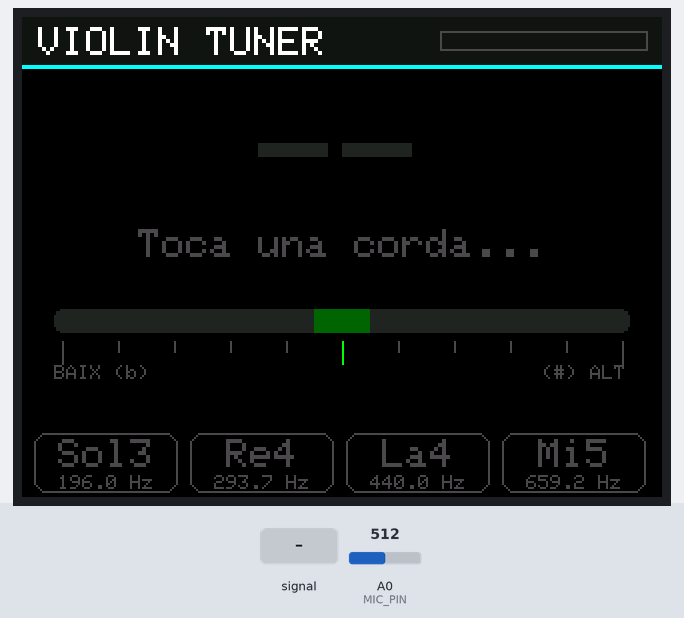
This sketch was run on a simulated ESP8266 (Wemos D1 mini). On the bench: 320×240 colour display. The test bench sets the inputs (shaded band); at power-on: A0 (MIC_PIN) = 512. What the sketch prints to the serial monitor is not drawn.

Above: at 1.5 s.
1.6 s: A0 (MIC_PIN) fed a 200 Hz sine of ±81 counts around its level
At 3.3 s:
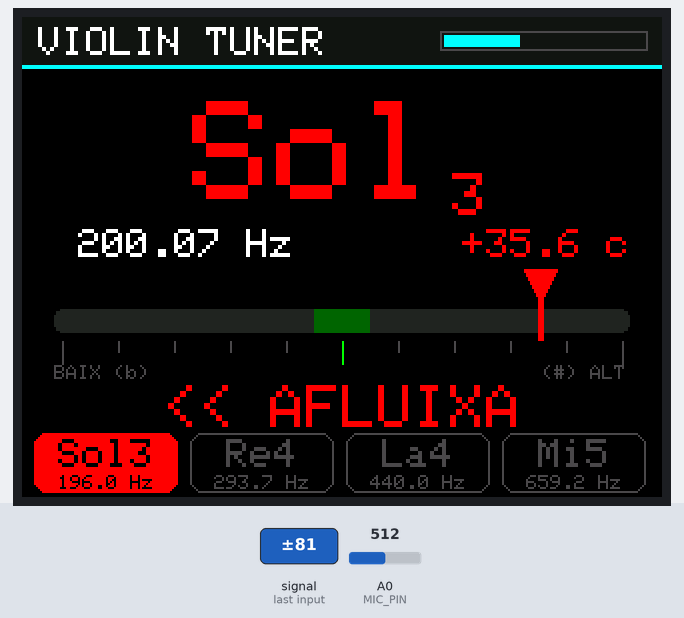
4.2 s: A0 (MIC_PIN) fed a 1000 Hz sine of ±255 counts around its level
At 5.2 s:
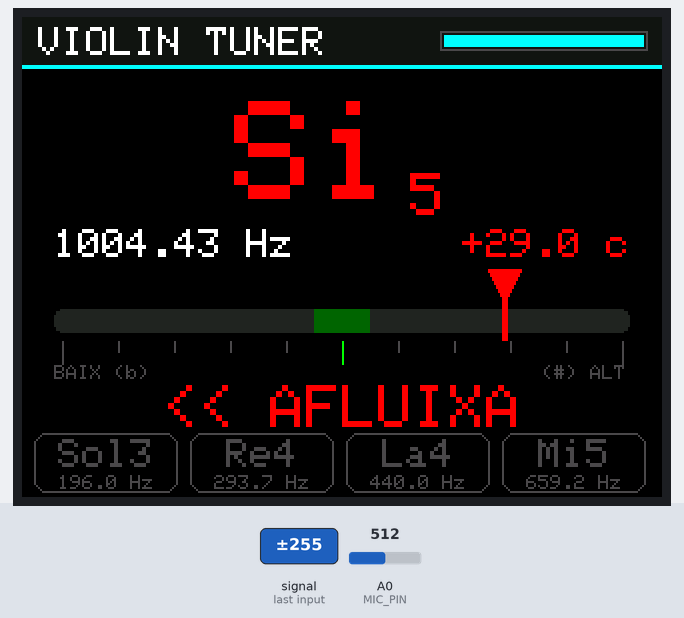
6.9 s: A0 (MIC_PIN) fed a 200 Hz sine of ±81 counts around its level
At 9.06 s:
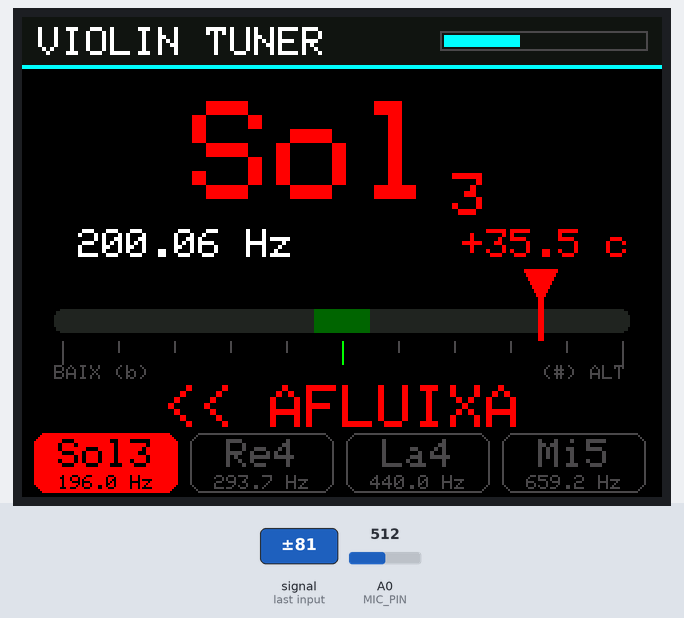
9.9 s: A0 (MIC_PIN) set to 716
At 10.5 s:
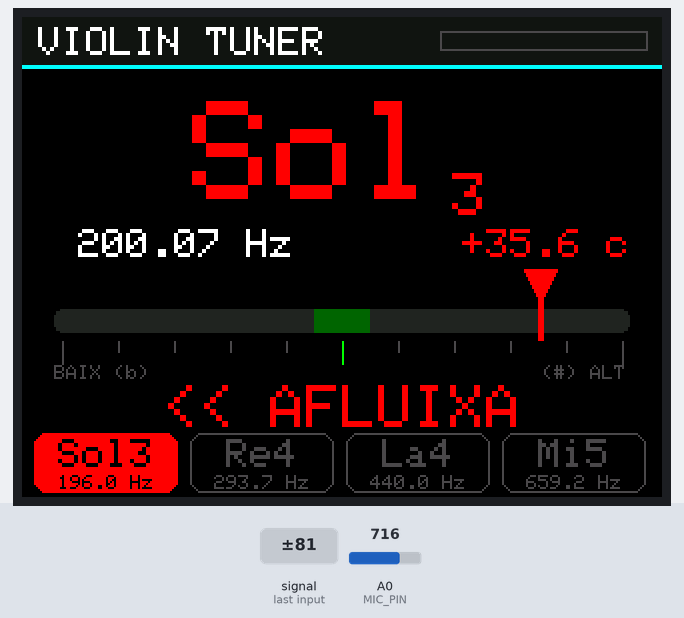
11.5 s: A0 (MIC_PIN) set to 900
At 11.59 s:
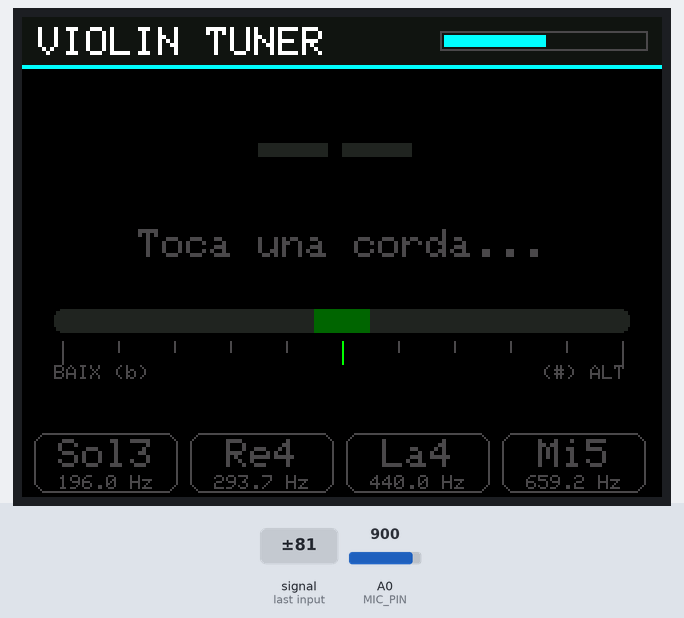
13.1 s: A0 (MIC_PIN) set to 1023
Timing chart, 0 to 15.8 s (numbered marks = the images above; inputs shaded):
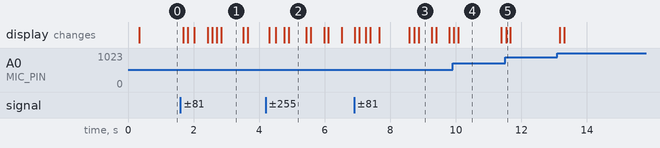

Measured:
- after the input at 1.6 s, the display: first changes after 0.08 s (image 1 shows a later state)
- after the input at 4.2 s, the display: first changes after 0.10 s (image 2 shows a later state)
- after the input at 11.5 s, the display: changes at once (image 5)
- what the display in image 1 shows lasts 0.7 s, from 2.8 s to 3.5 s
- what the display in image 4 shows lasts 1.3 s, from 10.1 s to 11.4 s

The sketch:

violin_tuner_esp8266.ino
```cpp
/*
 * Violin tuner for ESP8266 + FC-109 (MAX9812) microphone module
 *
 * Wiring (NodeMCU / Wemos D1 mini, which have a 0-3.3 V divider on A0):
 *   FC-109 VCC -> 3V3
 *   FC-109 GND -> GND
 *   FC-109 OUT -> A0
 * On a bare ESP-12 module A0 only accepts 0-1 V: add a divider first.
 *
 * TFT 2.4" 240x320 (TJCTM24024, ILI9341 controller, SPI):
 *   TFT VCC -> 3V3     TFT GND   -> GND     TFT LED -> 3V3
 *   TFT SCK -> D5 (GPIO14)   TFT SDI/MOSI -> D7 (GPIO13)
 *   TFT CS  -> D8 (GPIO15)   TFT DC/RS    -> D2 (GPIO4)
 *   TFT RESET -> D1 (GPIO5)  (SDO/MISO and the touch pins are not used)
 *
 * Output: Serial Monitor, plus a graphical tuner on the TFT (note, cents meter, strings).
 * Pitch detection: YIN algorithm with parabolic interpolation.
 */

#include <ESP8266WiFi.h>
#include <math.h>
#include <SPI.h>
#include <Adafruit_GFX.h>
#include <Adafruit_ILI9341.h>

// ---------- Settings ----------
const int   MIC_PIN     = A0;
const float TARGET_FS   = 10000.0f;  // target sample rate (Hz)
const int   N           = 1024;      // samples per frame (~100 ms)
const int   W           = N / 2;     // YIN integration window
const float MIN_FREQ    = 150.0f;    // a bit below G3 (196 Hz)
const float MAX_FREQ    = 1100.0f;   // well above E5 (659 Hz)
const float YIN_THRESH  = 0.15f;     // lower = stricter
const float YIN_LOOSE   = 0.35f;     // fallback: accept the deepest dip if below this
const float SILENCE_RMS = 8.0f;      // in ADC counts; raise if it reacts to room noise
const int   MAX_TAU_CAP = 128;

const int TFT_CS  = 15;  // D8
const int TFT_DC  = 4;   // D2
const int TFT_RST = 5;   // D1

// ---------- Buffers ----------
int16_t buf[N];
float   yin[MAX_TAU_CAP + 1];
float   lastDip = 1.0f;   // deepest YIN dip of the last frame (diagnostics)

const char* NOTE_NAMES[12] = {"Do", "Do#", "Re", "Re#", "Mi", "Fa",
                              "Fa#", "Sol", "Sol#", "La", "La#", "Si"};

// ---------- TFT user interface (landscape 320x240) ----------
const uint16_t C_BG    = 0x0000;
const uint16_t C_HDR   = 0x10A2;
const uint16_t C_DIM   = 0x4A49;
const uint16_t C_TEXT  = 0xFFFF;
const uint16_t C_TRACK = 0x2124;
const uint16_t C_ACC   = 0x07FF;
const uint16_t ZONE_COLOR[3] = {0x07E0, 0xFE60, 0xF800};  // in tune / close / off

const int   METER_Y   = 126;           // top of the meter area
const float PX_CENT   = 2.8f;          // meter pixels per cent
const int   STR_Y     = 208;
const int   STRINGS   = 4;
const char* STR_NAME[STRINGS] = {"Sol3", "Re4", "La4", "Mi5"};
const float STR_FREQ[STRINGS] = {196.00f, 293.66f, 440.00f, 659.25f};
const int   STR_MIDI[STRINGS] = {55, 62, 69, 76};

Adafruit_ILI9341 tft(TFT_CS, TFT_DC, TFT_RST);

// What is currently drawn, so only the parts that changed are repainted.
int  shownMidi = -1000, shownZone = -1, shownNeedle = -1000, shownString = -2;
int  shownLevel = -1, shownHint = -1;
char shownFreq[16] = "", shownCents[16] = "";

void drawCentered(const char* txt, int cx, int y, int size, uint16_t fg, uint16_t bg) {
  int w = 6 * size * strlen(txt);
  tft.setTextSize(size);
  tft.setTextColor(fg, bg);
  tft.setCursor(cx - w / 2, y);
  tft.print(txt);
}

void drawHeader() {
  tft.fillRect(0, 0, 320, 24, C_HDR);
  tft.fillRect(0, 24, 320, 2, C_ACC);
  tft.setTextSize(2);
  tft.setTextColor(C_TEXT, C_HDR);
  tft.setCursor(8, 5);
  tft.print("VIOLIN TUNER");
  tft.drawRect(209, 7, 104, 10, C_DIM);
}

void drawLevel(float rms) {
  int w = constrain((int)(rms / 150.0f * 100.0f), 0, 100);
  if (abs(w - shownLevel) < 2) return;
  shownLevel = w;
  tft.fillRect(211, 9, w, 6, C_ACC);
  tft.fillRect(211 + w, 9, 100 - w, 6, C_HDR);
}

const int WIN_X = 160 - (int)(5 * PX_CENT);   // in-tune window on the track
const int WIN_W = (int)(10 * PX_CENT);

// Static part of the meter; the needle is drawn and erased separately.
void drawMeterBase() {
  tft.fillRect(0, METER_Y, 320, 60, C_BG);
  // Track with the in-tune window highlighted.
  tft.fillRoundRect(16, METER_Y + 20, 288, 12, 4, C_TRACK);
  tft.fillRect(WIN_X, METER_Y + 20, WIN_W, 12, 0x0320);
  // Ticks every 10 cents, taller at -50 / 0 / +50.
  for (int c = -50; c <= 50; c += 10) {
    int x = 160 + (int)(c * PX_CENT);
    int h = (c % 50 == 0) ? 12 : 6;
    tft.drawFastVLine(x, METER_Y + 36, h, c == 0 ? ZONE_COLOR[0] : C_DIM);
  }
  tft.setTextSize(1);
  tft.setTextColor(C_DIM, C_BG);
  tft.setCursor(16, METER_Y + 48);   tft.print("BAIX (b)");
  tft.setCursor(260, METER_Y + 48);  tft.print("(#) ALT");
}

// Draw the needle in `col`, or erase it (col < 0) restoring the track beneath.
void drawNeedle(int x, int32_t col) {
  if (col >= 0) {
    tft.fillTriangle(x - 8, METER_Y, x + 8, METER_Y, x, METER_Y + 16, col);
    tft.fillRect(x - 1, METER_Y + 16, 3, 20, col);
    return;
  }
  tft.fillRect(x - 8, METER_Y, 17, 20, C_BG);
  tft.fillRect(x - 1, METER_Y + 32, 3, 4, C_BG);
  for (int cx = x - 1; cx <= x + 1; cx++) {
    uint16_t c = (cx >= WIN_X && cx < WIN_X + WIN_W) ? 0x0320 : C_TRACK;
    tft.drawFastVLine(cx, METER_Y + 20, 12, c);
  }
}

void drawStrings(int active, int zone) {
  for (int i = 0; i < STRINGS; i++) {
    int x = 6 + i * 78;
    bool on = (i == active);
    uint16_t col = on ? ZONE_COLOR[zone] : C_DIM;
    tft.fillRoundRect(x, STR_Y, 72, 30, 6, on ? col : C_BG);
    if (!on) tft.drawRoundRect(x, STR_Y, 72, 30, 6, col);
    uint16_t fg = on ? C_BG : C_DIM;
    uint16_t bg = on ? col : C_BG;
    drawCentered(STR_NAME[i], x + 36, STR_Y + 3, 2, fg, bg);
    char fr[12];
    snprintf(fr, sizeof fr, "%.1f Hz", STR_FREQ[i]);
    drawCentered(fr, x + 36, STR_Y + 21, 1, fg, bg);
  }
}

void showIdle() {
  if (shownMidi == -1) return;
  shownMidi = -1; shownZone = -1; shownNeedle = -1000; shownString = -2;
  shownFreq[0] = shownCents[0] = '\0';
  shownHint = -1;
  tft.fillRect(0, 28, 320, 96, C_BG);
  drawCentered("--", 160, 42, 7, C_TRACK, C_BG);
  drawCentered("Toca una corda...", 160, 106, 2, C_DIM, C_BG);
  drawMeterBase();
  tft.fillRect(0, 183, 320, 25, C_BG);
  drawStrings(-1, 0);
}

void showNote(float f, int midi, float cents) {
  int zone = fabsf(cents) < 5.0f ? 0 : (fabsf(cents) < 15.0f ? 1 : 2);
  uint16_t col = ZONE_COLOR[zone];

  // Note name (large) + octave. A colour-only change repaints the same glyphs
  // opaquely instead of clearing the area, which avoids a visible blink.
  if (midi != shownMidi || zone != shownZone) {
    const char* name = NOTE_NAMES[midi % 12];
    char oct[4];
    snprintf(oct, sizeof oct, "%d", midi / 12 - 1);
    int nw = 42 * strlen(name), total = nw + 24;
    int x0 = 160 - total / 2;
    if (midi != shownMidi) tft.fillRect(0, 28, 320, 96, C_BG);
    tft.setTextSize(7);
    tft.setTextColor(col, C_BG);
    tft.setCursor(x0, 42);
    tft.print(name);
    tft.setTextSize(3);
    tft.setCursor(x0 + nw + 4, 78);
    tft.print(oct);
    if (midi != shownMidi) shownFreq[0] = shownCents[0] = '\0';
    shownMidi = midi;
  }

  // Frequency and cents readout.
  char fr[16], ce[16];
  snprintf(fr, sizeof fr, "%7.2f Hz", f);
  snprintf(ce, sizeof ce, "%+6.1f c", cents);
  if (strcmp(fr, shownFreq) || strcmp(ce, shownCents) || zone != shownZone) {
    tft.setTextSize(2);
    tft.setTextColor(C_TEXT, C_BG);
    tft.setCursor(16, 106);  tft.print(fr);
    tft.setTextColor(col, C_BG);
    tft.setCursor(208, 106); tft.print(ce);
    strcpy(shownFreq, fr); strcpy(shownCents, ce);
  }

  // Needle.
  int needle = 160 + (int)(constrain(cents, -50.0f, 50.0f) * PX_CENT);
  if (needle != shownNeedle || zone != shownZone) {
    if (shownNeedle > -1000) drawNeedle(shownNeedle, -1);
    drawNeedle(needle, col);
    shownNeedle = needle;
  }

  // Hint.
  int hint = zone == 0 ? 0 : (cents < 0 ? 1 : 2);
  if (hint != shownHint || zone != shownZone) {
    tft.fillRect(0, 183, 320, 25, C_BG);
    drawCentered(hint == 0 ? "AFINAT!" : (hint == 1 ? "APRETA >>" : "<< AFLUIXA"),
                 160, 184, 3, col, C_BG);
    shownHint = hint;
  }

  // Open string whose note is the one shown, so the chip always agrees with
  // the big letters.
  int best = -1;
  for (int i = 0; i < STRINGS; i++) {
    if (midi == STR_MIDI[i]) best = i;
  }
  if (best != shownString || zone != shownZone) {
    drawStrings(best, zone);
    shownString = best;
  }
  shownZone = zone;
}

float history[3];
int   histCount = 0, histIdx = 0;
bool  rateReported = false;

// Sample N values at a fixed rate; returns the sample rate actually achieved.
float captureFrame() {
  const uint32_t period = (uint32_t)(1000000.0f / TARGET_FS);
  uint32_t next = micros();
  uint32_t tFirst = 0, tLast = 0;

  for (int i = 0; i < N; i++) {
    while ((int32_t)(micros() - next) < 0) { }
    uint32_t t = micros();
    if (i == 0) tFirst = t;
    tLast = t;
    buf[i] = analogRead(MIC_PIN);
    next += period;
  }
  return (N - 1) * 1000000.0f / (float)(tLast - tFirst);
}

// Remove the DC offset (mic is biased at ~VCC/2) and return RMS level.
float removeDcAndRms() {
  int32_t sum = 0;
  for (int i = 0; i < N; i++) sum += buf[i];
  int16_t mean = sum / N;

  // Integer accumulation (no FPU); max 1023^2 * 1024 fits in 32 bits.
  uint32_t sq = 0;
  for (int i = 0; i < N; i++) {
    buf[i] -= mean;
    sq += (int32_t)buf[i] * buf[i];
  }
  return sqrtf((float)sq / N);
}

// YIN pitch detection. Returns frequency in Hz, or -1 if no clear pitch.
float detectPitch(float fs) {
  int minTau = max(2, (int)(fs / MAX_FREQ));
  int maxTau = min(MAX_TAU_CAP - 1, (int)(fs / MIN_FREQ));

  // Cumulative mean normalized difference function, computed lag by lag.
  // The search (first dip below the threshold, then down to its local
  // minimum) runs as we go, so we stop as soon as the minimum is known:
  // high notes need only a fraction of the lags.
  // Inner loop in integers: the ESP8266 has no FPU.
  yin[0] = 1.0f;
  float running = 0;
  int start = -1, tau = -1, deepest = -1;
  float deepestVal = 1.0f;
  for (int t = 1; t <= maxTau; t++) {
    uint32_t d = 0;
    const int16_t* a = buf;
    const int16_t* b = buf + t;
    for (int j = 0; j < W; j++) {
      int32_t diff = a[j] - b[j];
      d += diff * diff;
    }
    running += d;
    yin[t] = running > 0 ? (float)d * t / running : 1.0f;

    if (start >= 0 && yin[t] >= yin[t - 1]) { tau = t - 1; break; }
    if (start < 0 && t >= minTau) {
      if (yin[t] < YIN_THRESH) start = t;
      else if (yin[t] < deepestVal) { deepestVal = yin[t]; deepest = t; }
    }
  }
  if (start < 0) {
    // No dip below the strict threshold (weak fundamental, noisy room):
    // fall back to the deepest dip if it is still convincing.
    lastDip = deepestVal;
    if (deepest < 0 || deepestVal >= YIN_LOOSE) return -1;
    tau = deepest;
  } else {
    lastDip = yin[tau < 0 ? maxTau : tau];
    if (tau < 0) tau = maxTau;   // still descending at the last lag
  }

  // Parabolic interpolation for sub-sample accuracy, only around a true
  // minimum; otherwise the vertex can land far away (even at a negative lag).
  float refined = tau;
  if (tau > 1 && tau < maxTau) {
    float s0 = yin[tau - 1], s1 = yin[tau], s2 = yin[tau + 1];
    float denom = s0 - 2.0f * s1 + s2;
    if (denom > 1e-9f) {
      float off = 0.5f * (s0 - s2) / denom;
      if (fabsf(off) <= 1.0f) refined = tau + off;
    }
  }
  return fs / refined;
}

float median3(float a, float b, float c) {
  return max(min(a, b), min(max(a, b), c));
}

void printNote(float f) {
  float midiF  = 69.0f + 12.0f * log2f(f / 440.0f);
  int   midi   = (int)lroundf(midiF);
  float cents  = (midiF - midi) * 100.0f;

  Serial.printf("%-4s%d  %7.2f Hz  %+6.1f cents\n",
                NOTE_NAMES[midi % 12], midi / 12 - 1, f, cents);
  showNote(f, midi, cents);
}

void setup() {
  // WiFi off: it disturbs ADC timing and readings.
  WiFi.mode(WIFI_OFF);
  WiFi.forceSleepBegin();
  delay(1);

  Serial.begin(9600);
  tft.begin(40000000);
  tft.setRotation(1);
  tft.fillScreen(C_BG);
  tft.setTextWrap(false);
  drawHeader();
  showIdle();
  Serial.println();
  Serial.println("ESP8266 violin tuner - strings: Sol3 196, Re4 294, La4 440, Mi5 659");
}

int silentFrames = 0;

void loop() {
  float fs = captureFrame();
  if (!rateReported) {
    Serial.printf("Measured sample rate: %.0f Hz (target %.0f)\n", fs, TARGET_FS);
    rateReported = true;
  }

  float rms = removeDcAndRms();
  drawLevel(rms);
  if (rms < SILENCE_RMS) {
    histCount = 0;          // reset smoothing between notes
    // Keep the last note on screen briefly while a string rings down.
    if (++silentFrames > 8) showIdle();
    delay(20);
    return;
  }

  float f = detectPitch(fs);
  if (f <= 0) {
    // Loud but unpitched (noise, bow scratch): also counts towards idle,
    // otherwise a stale note would stay on screen indefinitely.
    if (++silentFrames > 8) showIdle();
  } else {
    silentFrames = 0;
    history[histIdx] = f;
    histIdx = (histIdx + 1) % 3;
    if (histCount < 3) histCount++;
    if (histCount == 3) {
      printNote(median3(history[0], history[1], history[2]));
    }
  }
  yield();
}
```
